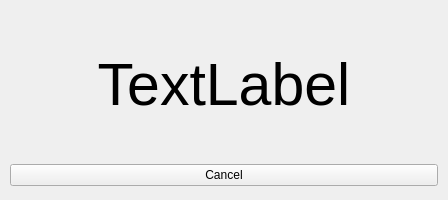
<?xml version="1.0" encoding="UTF-8"?>
<ui version="4.0">
 <class>Countdown</class>
 <widget class="QWidget" name="Countdown">
  <property name="windowModality">
   <enum>Qt::NonModal</enum>
  </property>
  <property name="geometry">
   <rect>
    <x>0</x>
    <y>0</y>
    <width>448</width>
    <height>200</height>
   </rect>
  </property>
  <property name="windowTitle">
   <string>Coujntdown</string>
  </property>
  <widget class="QWidget" name="verticalLayoutWidget">
   <property name="geometry">
    <rect>
     <x>10</x>
     <y>10</y>
     <width>428</width>
     <height>176</height>
    </rect>
   </property>
   <layout class="QVBoxLayout" name="verticalLayout">
    <item>
     <widget class="QLabel" name="lbl_Countdown">
      <property name="font">
       <font>
        <pointsize>44</pointsize>
       </font>
      </property>
      <property name="text">
       <string>TextLabel</string>
      </property>
      <property name="alignment">
       <set>Qt::AlignCenter</set>
      </property>
     </widget>
    </item>
    <item>
     <widget class="QPushButton" name="btn_Cancel">
      <property name="text">
       <string>Cancel</string>
      </property>
     </widget>
    </item>
   </layout>
  </widget>
 </widget>
 <resources/>
 <connections/>
</ui>
